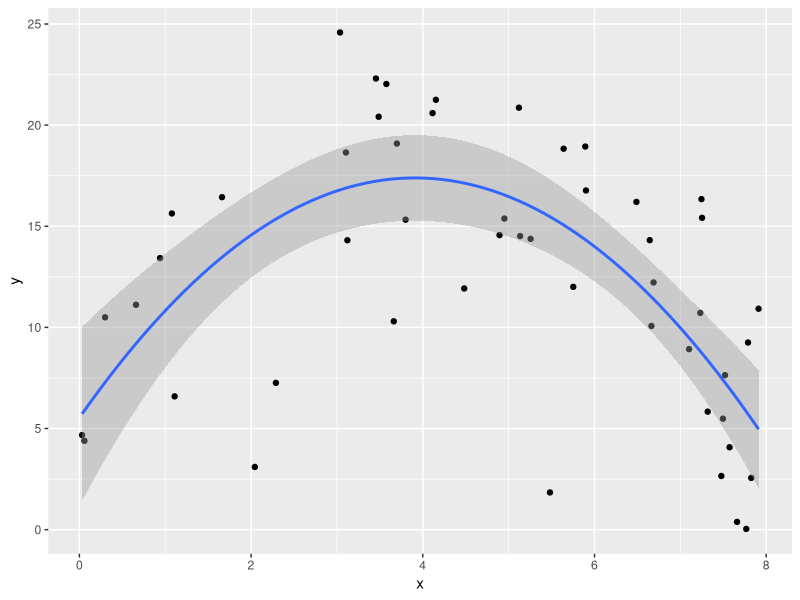

Reproduce this figure in R. (Note: this script raises an error after producing the figure.)

OLS <- function(y,X) {
  n <- nrow(X); k <- ncol(X)
  b <- solve(t(X) %*% X) %*% t(X) %*% y
  e <- y - X %*% b; s2 <- t(e) %*% e / (n - k); XpXinv <- solve(t(X) %*% X)
  se <- sqrt(s2 * diag(XpXinv))
  t <- b / se
  p <- 2 * pt(-abs(t),n-k)
  output <- data.frame(b, se, t, p)
  colnames(output) <- c("Estimate","Std. Error", "t statistic", "p-value")
  return(output)
}

library(foreign)
library(xtable)
#data <- read.dta("http://fmwww.bc.edu/ec-p/data/wooldridge/wage2.dta")
data <- read.dta("wage2.dta")
data <- data[ , c("wage", "educ", "tenure")]
data <- na.omit(data)
y <- data$wage
X <- cbind(1,data$educ,data$tenure)
OLS.out <- OLS(y,X)
xtable(OLS.out)

(d <- 3 * OLS.out[2,1] + 2 * OLS.out[3,1])

get.vcov <- function(y, X)  {
  n <- nrow(X); k <- ncol(X)
  b <- solve(t(X) %*% X) %*% t(X) %*% y
  e <- y - X %*% b
  s2 <- as.vector(t(e) %*% e / (n - k))
  XpXinv <- solve(t(X) %*% X)
  vcov <- s2 * XpXinv
  return(vcov)
}
vcov <- get.vcov(y,X)
var.b1 <- vcov[2,2]
var.b2 <- vcov[3,3]
cov.b1b2 <- vcov[2,3]
(d.se <- sqrt(9 * var.b1 + 4 * var.b2 + 3*2*cov.b1b2))

library(gmodels)
lm <- lm(data$wage ~ data$educ + data$tenure)
hm <- c(0,3,2)
estimable(lm, hm)

D <- matrix(c(0,3,2), ncol = 3)
(sqrt(D %*% vcov %*% t(D)))

iris.df <- iris
y <- iris.df$Sepal.Length
X <- cbind(1, iris.df$Sepal.Width, iris.df$Petal.Width)
b <- OLS(y,X)[ ,1]
head(pred.y <- X %*% b)

e <- y - X %*% b
n <- nrow(X); k <- ncol(X)
s2 <- as.vector(t(e) %*% e / (n - k))
XpXinv <- solve(t(X) %*% X)
pred.se <- diag(sqrt(s2 * (1 + X %*% XpXinv %*% t(X))))
head(pred.se)

lm <- lm(Sepal.Length ~ Sepal.Width + Petal.Width, data = iris.df)
predict.out <- predict(lm, se.fit = T)
all.equal(as.vector(predict.out$fit),as.vector(pred.y))
all.equal(as.vector(predict.out$se.fit),as.vector(pred.se))

head(predict.out$se.fit)
head(pred.se)

pred.se.2 <- sqrt(diag(s2 * (X %*% XpXinv %*% t(X))))
head(pred.se.2)
all.equal(as.vector(predict.out$se.fit),as.vector(pred.se.2))

set.seed(42)
n <- 50
x <- runif(n,0,8)
x2 <- x^2
eps <- rnorm(n,0,5)
X <- cbind(1, x, x2)
beta <- c(3, 8, -1)
y <- X %*% beta + eps
b <- OLS(y,X)[ ,1]

png(filename="inserts/fig1.png",height=300,width=600)
library(ggplot2)
curve.df <- data.frame(y,x)
(g <- ggplot(data = curve.df, aes(x=x, y=y)) + geom_point()
      + geom_smooth(method="lm", formula = y ~ x + I(x^2)))
dev.off()

png(filename="inserts/fig2.png",height=300,width=600)
true.xmax <- -beta[2] / (2 * beta[3])
est.xmax <- -b[2] / (2 * b[3])
(g<- g + geom_vline(xintercept = trueint, colour = "green", size=1)
   + geom_vline(xintercept = estint, colour = "red", size=1))
dev.off()

b1 <- b[2]; b2 <- b[3]
A <- matrix(c(0, -1 / (2 * b2), b1 / (2* b2^2)), nrow = 1)
vcov <- get.vcov(y,X)
(se.xmax <- sqrt(A %*% vcov %*% t(A)))

o <- lm(y ~ x + I(x^2))
library(msm)
(standerr <- deltamethod(~-x2/(2 * x3), coef(o), vcov(o)))

png(filename="inserts/fig3.png",height=300,width=600)
ci <- est.xmax + c(-1, 1) * qt(0.975, n-k) * se.xmax
(g + geom_vline(xintercept = ci[1], colour = "red", size=1, linetype="dashed", alpha=0.5)
   + geom_vline(xintercept = ci[2], colour = "red", size=1, linetype="dashed", alpha=0.5))
dev.off()
